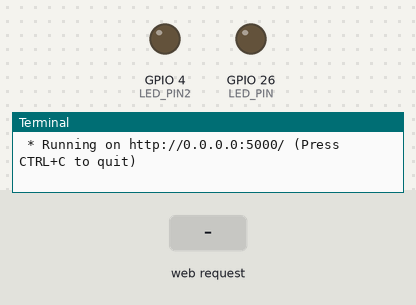
This program was run on a simulated Raspberry Pi (BCM pin numbers). Shown: output pins drawn as LEDs (lit = HIGH), the last lines printed to the terminal. The test bench sets the inputs (shaded band). The clock reads 2024-03-15 10:24:30 at power-on unless the program sets it.

Above: at 1.2 s.
1.3 s: HTTP request for /led/Won received
At 1.9 s:
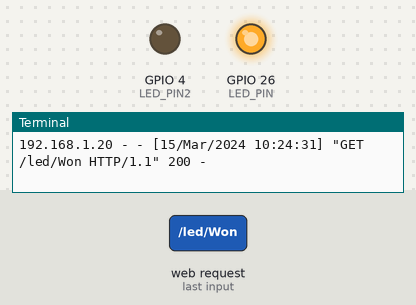
2.8 s: HTTP request for /led/Ron received
At 3.1 s:
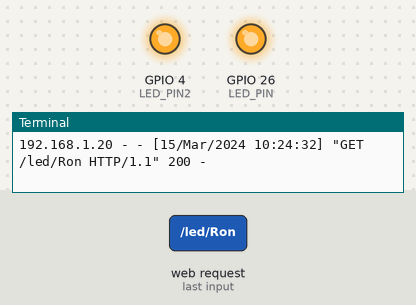
4.3 s: HTTP request for /led/Woff received
At 5.4 s:
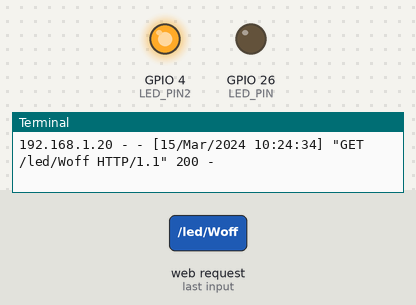
Timing chart, 0 to 7.3 s (numbered marks = the images above; inputs shaded):
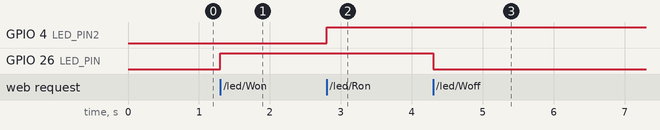

The program:

flask_led_task2.py
```python
from flask import Flask, render_template
import RPi.GPIO as GPIO

LED_PIN = 26
LED_PIN2 = 4
GPIO.setmode(GPIO.BCM)
GPIO.setup(LED_PIN, GPIO.OUT)
GPIO.setup(LED_PIN2, GPIO.OUT)

app = Flask(__name__)

@app.route("/")
def hello():
    return render_template("led2.html")


@app.route("/led/<op>")
def on(op):
    if op == "Won":
        GPIO.output(LED_PIN, GPIO.HIGH)
        return "LED ON"

    elif op == "Woff":
        GPIO.output(LED_PIN, GPIO.LOW)
        return "LED OFF"
    elif op == "Ron":
        GPIO.output(LED_PIN2, GPIO.HIGH)
        return "LED ON"

    elif op == "Roff":
        GPIO.output(LED_PIN2, GPIO.LOW)
        return "LED OFF"
    else:
        return "Error"


if __name__ == "__main__":
    try:
        app.run(host="0.0.0.0")
    finally:
        GPIO.cleanup()
```

Measured:
- after the input at 1.3 s, GPIO 26 (LED_PIN): LOW → HIGH at once
- after the input at 2.8 s, GPIO 4 (LED_PIN2): LOW → HIGH at once
- after the input at 4.3 s, GPIO 26 (LED_PIN): HIGH → LOW at once
